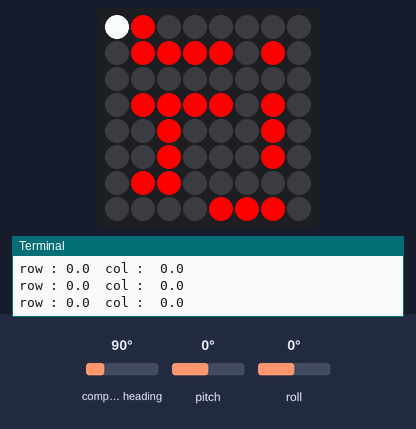
This program was run on a simulated Raspberry Pi (BCM pin numbers) with a Sense HAT. Shown: the Sense HAT's 8×8 RGB LED matrix, the last lines printed to the terminal. The inputs (shaded band) are chosen by the test bench; at power-on: roll 0°, compass heading 90°, pitch 0°. The Sense HAT reports a negative pitch or roll as 360° plus the angle.

Above: at 1.2 s.
1.3 s: roll set to 18°
2.8 s: roll set to 23°
At 4.4 s:
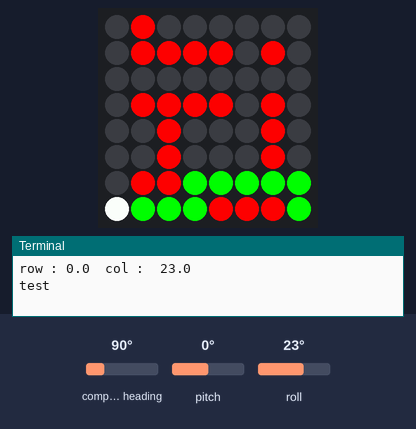
4.7 s: roll set to -86°
At 6.1 s:
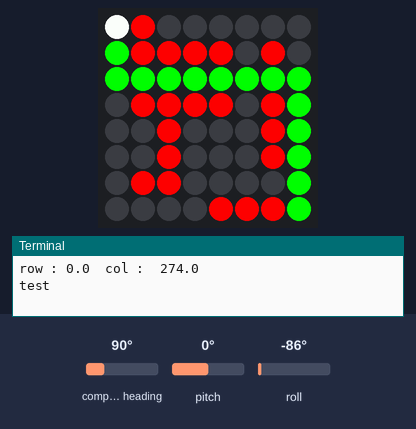
Timing chart, 0 to 7.7 s (numbered marks = the images above; inputs shaded):
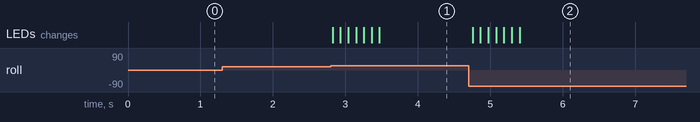

The program:

main.py
```python
from sense_hat import SenseHat, ACTION_PRESSED, ACTION_RELEASED
from signal import pause
from path_finder import showPath, getPath

from time import sleep

sense=SenseHat()
X = [255, 0, 0]
O = [0, 0, 0]
P = [0, 255, 0]
"""
map = [
    O, X, O, O, O, O, O, O,
    O, X, X, X, X, O, X, O,
    O, O, O, O, O, O, O, O,
    O, X, X, X, X, O, X, O,
    O, O, X, O, O, O, X, O,
    O, O, X, O, X, X, X, O,
    O, X, X, O, O, O, O, O,
    O, O, O, O, X, X, X, O]
"""
map = [
    0, 1, 0, 0, 0, 0, 0, 0,
    0, 1, 1, 1, 1, 0, 1, 0,
    0, 0, 0, 0, 0, 0, 0, 0,
    0, 1, 1, 1, 1, 0, 1, 0,
    0, 0, 1, 0, 0, 0, 1, 0,
    0, 0, 1, 0, 0, 0, 1, 0,
    0, 1, 1, 0, 0, 0, 0, 0,
    0, 0, 0, 0, 1, 1, 1, 0]
y=0
x=0

goal = (7, 7)
def win():
    sense.clear()
    blue = [(0, 0, 255) for i in range(64)]
    sense.set_pixels(blue)
    sleep(1)
    sense.clear()
    sleep(1)
    sense.set_pixels(blue)
    sleep(1)
    sense.clear()

    exit(0)

def update(map):
    global y,x
    sense.clear()
    newMap = map.copy()
    for i in range(8):
        for j in range(8):
            if newMap[i*8+j] == 0: newMap[i*8+j] = O
            elif newMap[i*8+j] == 1: newMap[i*8+j] = X
            elif newMap[i*8+j] == 9: newMap[i*8+j] = P
    sense.set_pixels(newMap)
    sense.set_pixel(x,y,255,255,255)
    if(y == goal[0] and x == goal[1]): win()

def check(row, col):
    global y,x
    a=0
    b=0

    r=0 # 0 right 1 left
    c=0 # 0 up 1 down
    skip=0 # row skip
    if 0<=col<=20 or 340<=col<=360:
        skip=1 # col skip

    if skip==1:
        if 181<row:
            a=360-row
            r=1
        elif 20<row:
            a=row
            r=-1
    else :
        if 181<col:
            b=360-col
            c=-1
        elif 20<col:
            b=col
            c=1

    if a>b : x+=r
    else : y+=c


update(map)
while True:
    sleep(0.1)

    ori= sense.get_orientation_degrees()

    row=ori["pitch"]
    col=ori["roll"]
    print("row :",row," col : ",col)

    # sleep(0.01)
    if (0<=row<=20 or 340<=row<=360) and (0<=col<=20 or 340<=col<=360): continue

    print("test")
    temp_y=y
    temp_x=x
    check(row,col)
    if y<0 or y>7 or x<0 or x>7:
        y=temp_y
        x=temp_x
    if map[y*8+x]==1:
        y=temp_y
        x=temp_x

    newMap = showPath(map, y, x)

    update(newMap)
    print()
```

path_finder.py
```python
'''
map = [
    [O, X, O, O, O, O, O, O],
    [O, X, X, X, X, O, X, O],
    [O, O, O, O, O, O, O, O],
    [O, X, X, X, X, O, X, O],
    [O, O, X, O, O, O, X, O],
    [O, O, X, O, X, X, X, O],
    [O, X, X, O, O, O, O, O],
    [O, O, O, O, X, X, X, O]]
'''

map = [
    0, 1, 0, 0, 0, 0, 0, 0,
    0, 1, 1, 1, 1, 0, 1, 0,
    0, 0, 0, 0, 0, 0, 0, 0,
    0, 1, 1, 1, 1, 0, 1, 0,
    0, 0, 1, 0, 0, 0, 1, 0,
    0, 0, 1, 0, 0, 0, 1, 0,
    0, 1, 1, 0, 0, 0, 0, 0,
    0, 0, 0, 0, 1, 1, 1, 0]

dy = [-1, 0, 1, 0]
dx = [0, 1, 0, -1]
start = (0, 0)
goal = (7, 7)

def getPath(map, y, x):
    visited = [[0 for i in range(8)] for j in range(8)]
    queue = [[(y, x)]]
    visited[y][x] = True

    while len(queue):
        now = queue.pop(0)

        for d in range(4):
            ny = now[-1][0] + dy[d]
            nx = now[-1][1] + dx[d]
            if(ny < 0 or ny > 7 or nx < 0 or nx > 7): continue
            if(map[ny*8+nx] == 1): continue
            if(visited[ny][nx]): continue
            visited[ny][nx] = True
            if(ny == goal[0] and nx == goal[1]):
                now.append(goal)
                return now
            newpath = now.copy()
            newpath.append((ny, nx))
            queue.append(newpath)

    return []

def showPath(map, y, x):
    newmap = map.copy()
    path = getPath(newmap, y, x)
    for pos in path:
        newmap[pos[0]*8+pos[1]] = 9

    return newmap
```

Measured:
- the behaviour switches between 20 and 21° on roll (found by bisection; images 0 and 1)
- after the input at 2.8 s, the LEDs: first change at once (image 1 shows a later state)
- after the input at 4.7 s, the LEDs: first change after 0.05 s (image 2 shows a later state)
